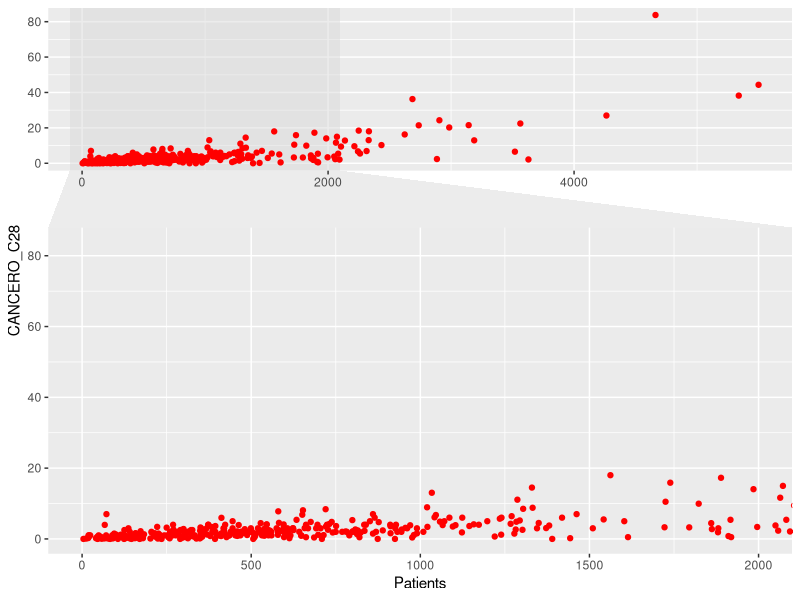
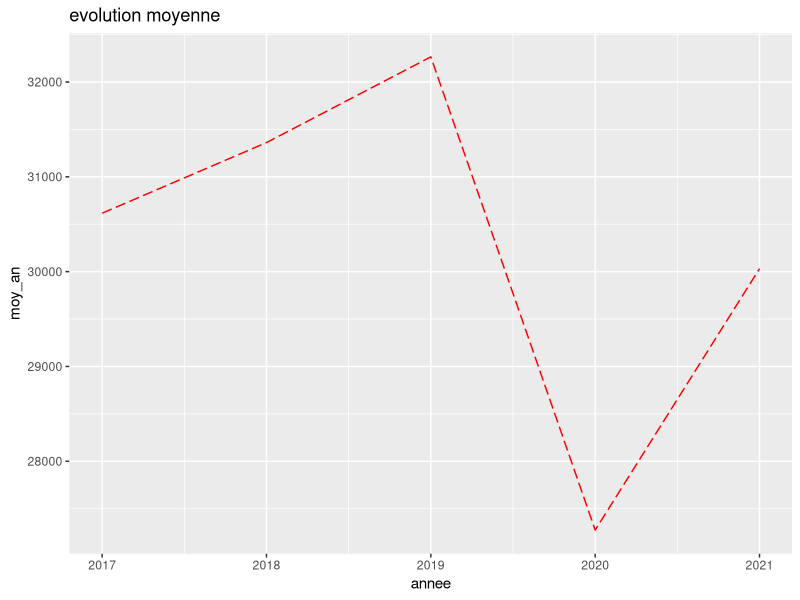
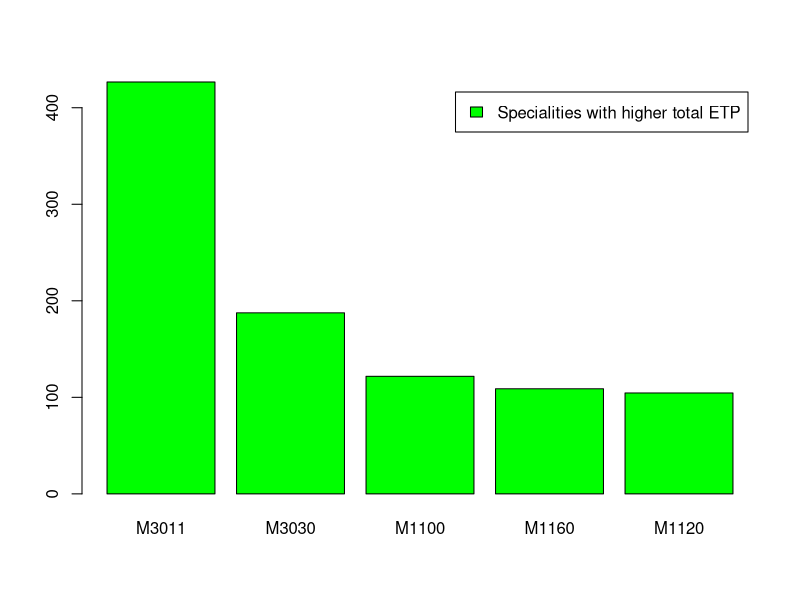

The R script that drew these images, in order:
## ---- chunk 1
#To run first
#Imports of packages
library('tidyverse')
library("ggforce") #for graphs
library("dplyr") #for sql data manipulation
library("sqldf")
library("lmtest") #for Breusch-Pagan Test for etero
library("FactoMineR")
## ---- chunk 2

getwd()
setwd(dirname(rstudioapi::getActiveDocumentContext()$path))

cancero <- read.csv(file = "Donnees-20221103/CANCERO_2019.csv",
                    header = TRUE, sep = ";", dec = ".")

desc_cancero <- read.csv(file = "Donnees-20221103/Desc_Cancero_Urgences.csv",
                         header = TRUE, sep = ",", dec = ".")

urgences2017  <- read.csv(file = "Donnees-20221103/URGENCES2_2017.csv",
                         header = TRUE, sep = ";", dec = ".")

urgences2018  <- read.csv(file = "Donnees-20221103/URGENCES2_2018.csv",
                         header = TRUE, sep = ";", dec = ".")

urgences2019  <- read.csv(file = "Donnees-20221103/URGENCES2_2019.csv",
                         header = TRUE, sep = ";", dec = ".")

urgences2020  <- read.csv(file = "Donnees-20221103/URGENCES2_2020.csv",
                         header = TRUE, sep = ";", dec = ".")

urgences2021  <- read.csv(file = "Donnees-20221103/URGENCES2_2021.csv",
                         header = TRUE, sep = ";", dec = ".")

Q20 <- read.csv(file = "Donnees-20221103/Q20_2019.csv",
                         header = TRUE, sep = ";", dec = ".")

desc_Q20 <- read.csv(file = "Donnees-20221103/Desc_Q20.csv",
                         header = TRUE, sep = ",", dec = ".")

## ---- chunk 3
#attach databases, only run once
attach(cancero)
attach(desc_cancero)

## ---- chunk 4
#Define functions

#given an iterable X returns a vector without doublons of elements in L
no_doublons <- function(X){
      L <- list()
      for (x in X){
            if (! x %in% L){
                  L <- c(L,x)
            }
      }
      return(L)
}

#sum excluding na values
sum2 <- function(vector) {
      return(sum(vector[! is.na(vector)]))
}
## ---- chunk 5
N_chem_adults_MCO <- sum(CANCERO_A11[! is.na(CANCERO_A11)])
## ---- chunk 6
N_chem_adults_HAD <- sum(CANCERO_B11[! is.na(CANCERO_B11)]) 
N_chem_childs_MCO <- sum(CANCERO_C11[! is.na(CANCERO_C11)]) 
N_chem_childs_HAD <- sum(CANCERO_D11[! is.na(CANCERO_D11)]) 

HAD_tot <- N_chem_adults_HAD + N_chem_childs_HAD
MCO_tot <- N_chem_adults_MCO + N_chem_childs_MCO
print(paste("The HAD adults percentage is:", as.character(N_chem_adults_HAD/HAD_tot),
      " The MCO adults percentage is: ", as.character(N_chem_adults_MCO/MCO_tot)))
#use sprintf
## ---- chunk 7
cancero$Patients <- CANCERO_A11 + CANCERO_B11 + CANCERO_C11 + CANCERO_D11


ggplot(cancero) + 
      geom_point(aes(x = Patients, y = CANCERO_C28), col = "red")+
      facet_zoom(xlim = c(0, 2000)) #zoom

## ---- chunk 8
#il y a un souci ici je pense A REVOIR
#urgenero <- merge(cancero, urgences, by = "FI") #inner join
urgtot <- urgences2019[urgences2019$URG== "GEN", "dt80"] + urgences2019[urgences2019$URG == "GEN", "dt18"]
prop <- urgences2019[urgences2019$URG== "GEN", "dt80"] / urgtot
sprintf("l’unité d’urgence générale pour laquelle la proportion de patients de moins de 18 ans est la plus élevée est FI = %s", 
         urgences2019[urgences2019$URG =="GEN", ]$FI[which.max(prop)])
## ---- chunk 9
nb_unit_lit_nouveaux <-0
urgences2019_2020<-merge(urgences2019[urgences2019$URG == "GEN",],urgences2020[urgences2020$URG == "GEN",], by="FI")
nb_lit_nouveaux<-urgences2019_2020[,"LIT_UHCD.x"]-urgences2019_2020[, "LIT_UHCD.y"]
nb_lit_nouveaux<-nb_lit_nouveaux[!is.na(nb_lit_nouveaux)]
for(i in seq(1,length(nb_lit_nouveaux))){
  if (nb_lit_nouveaux[i] > 0){
    nb_unit_lit_nouveaux <- nb_unit_lit_nouveaux +1
  }
}
sprintf("nombre d’unites générales qui ont rajoute des lits en 2020 par rapport a 2019 : %i", nb_unit_lit_nouveaux)
## ---- chunk 10
moy_2017<-mean(urgences2017[urgences2017$URG == "GEN","PASSU"],na.rm=TRUE)
moy_2018<-mean(urgences2018[urgences2018$URG == "GEN","PASSU"],na.rm=TRUE)
moy_2019<-mean(urgences2019[urgences2019$URG == "GEN","PASSU"],na.rm=TRUE)
moy_2020<-mean(urgences2020[urgences2020$URG == "GEN","PASSU"],na.rm=TRUE)
moy_2021<-mean(urgences2021[urgences2021$URG == "GEN","PASSU"],na.rm=TRUE)

moy_an<-c(moy_2017,moy_2018,moy_2019,moy_2020,moy_2021)
annee<- c(2017,2018,2019,2020,2021)
evo_an<-data.frame(annee, moy_an)

ggplot(data = evo_an, aes(x=annee, y=moy_an )) + 
  geom_line(color = "red", linetype = 5) +
   ggtitle("evolution moyenne")
## ---- chunk 11
d = dim(Q20)
colran = 1:d[2]
rowran = 1:d[1]
for (i in colran) {
      n_na = length(rowran[is.na(Q20[,i])])  
      name = names(Q20)[i]
      print(sprintf("La proportion de donnèes manquantes de %s est %.3f per cent",
                     name,  n_na/d[1]*100))
}

## ---- chunk 12
#I STILL NEED TO POLISH IT o(*^＠^*)o
#maybe i should've add it directly as a new vairable but ok
#trying to use sqsl in R
#Names of all specialities, last is "total"
specialites <- sqldf('select distinct "Label.modalité", "Valeur.Modalité"
                      from desc_Q20
                      where "Variable" = "EFFSALPLF" or
                      "Variable" = "EFFSALPLH"')

propH <- t(rbind(specialites[, 1], specialites[, 2], specialites[,1])) #has one row for every speciality and 3 columns
len <- dim(propH)[1]

#Could've also added a new variable to specialites
for (i in 1:len) {
      job <- propH[i,]
      H_indices <- Q20$"PERSO" == job[2]
      F_indices <- Q20$"PERSO" == job[2]
      Hommes_job_total <- sum2(Q20$"EFFSALPLH"[H_indices])
      Femmes_job_total <- sum2(Q20$"EFFSALPLF"[F_indices])
      job_total <- Hommes_job_total + Femmes_job_total

      propH[i,3] <- Hommes_job_total / job_total
}
## ---- chunk 13
i <- which.max(propH[,3])
sprintf("%s has a male staff percentage of %.2f%%", propH[i,1], as.double(propH[i,3])*100)
## ---- chunk 14
i <- which.min(propH[,3])
sprintf("%s has a male staff percentage of %.2f%%", propH[i,1], as.double(propH[i,3])*100)
## ---- chunk 15
dist_vector <- abs(as.double(propH[,3]) - 1/2)
i <- which.min(propH[,3])
sprintf("%s has a male staff percentage of %.2f%%", propH[i,1], as.double(propH[i,3])*100)
## ---- chunk 16

specialites$ETP_tot <- rep(0,len)

for (i in 1:len) {
      indices <- Q20$"PERSO" == specialites[i,2] #finds indices corresponding to speciality ID
      tot_ETP <- sum2(Q20$"ETP_PU"[indices])
      specialites$ETP_tot[i] <- tot_ETP
}

ordered_specialites <- specialites[order(specialites$ETP_tot, decreasing = TRUE),]

## ---- chunk 17
indices <- c(1,3)
print(ordered_specialites[2:6,indices]) #the first line is the total
short_ordered_specialites <- ordered_specialites[2:6,]

barplot(height = short_ordered_specialites[,3], names.arg = short_ordered_specialites[,2], legend.text = "Specialities with higher total ETP", col = "green")


## ---- chunk 18
#variables we care about: Patients, CANCERO_C28 of cancero
model_cancero <- lm(CANCERO_C28 ~ Patients, data = cancero)
bptest(model_cancero)

## ---- chunk 19
cancero$log_Patients <- log10(cancero$Patients)
cancero$log_CANCERO_C28 <- log10(cancero$CANCERO_C28)
model2_cancero <- lm(CANCERO_C28 ~ log_Patients, data = cancero)
bptest(model2_cancero)
